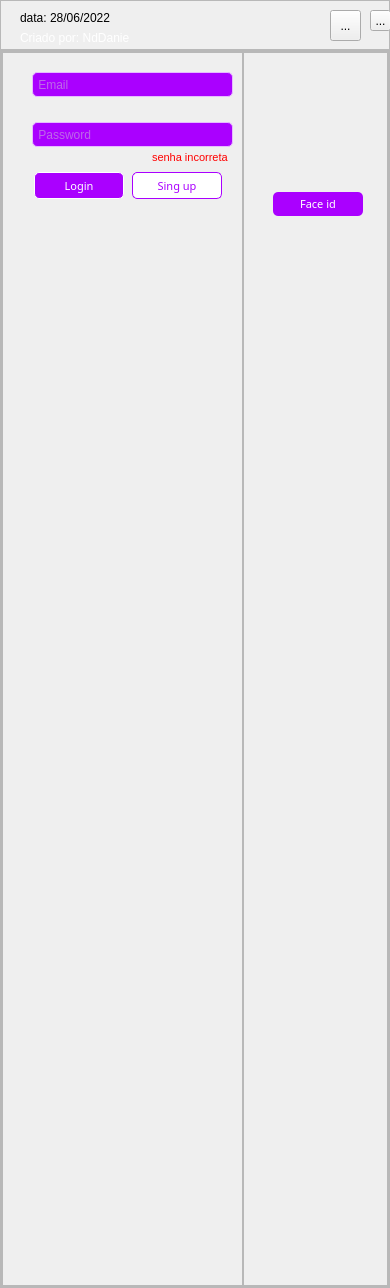
               <widget class="QWidget" name="page_login">
                <layout class="QVBoxLayout" name="verticalLayout">
                 <property name="spacing">
                  <number>0</number>
                 </property>
                 <property name="leftMargin">
                  <number>0</number>
                 </property>
                 <property name="topMargin">
                  <number>0</number>
                 </property>
                 <property name="rightMargin">
                  <number>0</number>
                 </property>
                 <property name="bottomMargin">
                  <number>0</number>
                 </property>
                 <item>
                  <widget class="QFrame" name="title_login">
                   <property name="minimumSize">
                    <size>
                     <width>0</width>
                     <height>50</height>
                    </size>
                   </property>
                   <property name="maximumSize">
                    <size>
                     <width>16777215</width>
                     <height>50</height>
                    </size>
                   </property>
                   <property name="frameShape">
                    <enum>QFrame::StyledPanel</enum>
                   </property>
                   <property name="frameShadow">
                    <enum>QFrame::Raised</enum>
                   </property>
                   <widget class="QToolButton" name="fechar_3">
                    <property name="geometry">
                     <rect>
                      <x>370</x>
                      <y>10</y>
                      <width>21</width>
                      <height>21</height>
                     </rect>
                    </property>
                    <property name="toolTip">
                     <string>&lt;html&gt;&lt;head/&gt;&lt;body&gt;&lt;p&gt;&lt;span style=&quot; color:#ffffff;&quot;&gt;Fechar&lt;/span&gt;&lt;/p&gt;&lt;/body&gt;&lt;/html&gt;</string>
                    </property>
                    <property name="styleSheet">
                     <string notr="true">QToolButton:hover{
	background-color: rgb(170, 0, 255);
	border-radius:10px;
}
QToolButton:pressed{
	background-color: rgb(170, 85, 255);
	border-radius:10px;
}</string>
                    </property>
                    <property name="text">
                     <string>...</string>
                    </property>
                    <property name="icon">
                     <iconset>
                      <normaloff>../img/cancel_512px.png</normaloff>../img/cancel_512px.png</iconset>
                    </property>
                    <property name="iconSize">
                     <size>
                      <width>20</width>
                      <height>20</height>
                     </size>
                    </property>
                   </widget>
                   <widget class="QLabel" name="criadoPor_2">
                    <property name="geometry">
                     <rect>
                      <x>20</x>
                      <y>30</y>
                      <width>110</width>
                      <height>16</height>
                     </rect>
                    </property>
                    <property name="styleSheet">
                     <string notr="true">color:#ffffff;
</string>
                    </property>
                    <property name="text">
                     <string>Criado por: NdDaniel</string>
                    </property>
                   </widget>
                   <widget class="QLabel" name="data_2">
                    <property name="geometry">
                     <rect>
                      <x>20</x>
                      <y>10</y>
                      <width>91</width>
                      <height>16</height>
                     </rect>
                    </property>
                    <property name="whatsThis">
                     <string/>
                    </property>
                    <property name="styleSheet">
                     <string notr="true"/>
                    </property>
                    <property name="text">
                     <string>&lt;html&gt;&lt;head/&gt;&lt;body&gt;&lt;p&gt;&lt;span style=&quot; color:#dcbbff;&quot;&gt;data:  &lt;/span&gt;&lt;span style=&quot; color:#c297ff;&quot;/&gt;&lt;span style=&quot; color:#ffffff;&quot;&gt;28/06/2022&lt;/span&gt;&lt;/p&gt;&lt;/body&gt;&lt;/html&gt;</string>
                    </property>
                   </widget>
                   <widget class="QToolButton" name="camera_2">
                    <property name="geometry">
                     <rect>
                      <x>330</x>
                      <y>10</y>
                      <width>31</width>
                      <height>31</height>
                     </rect>
                    </property>
                    <property name="toolTip">
                     <string>&lt;html&gt;&lt;head/&gt;&lt;body&gt;&lt;p&gt;&lt;span style=&quot; color:#ffffff;&quot;&gt;WebCamOFF&lt;/span&gt;&lt;/p&gt;&lt;/body&gt;&lt;/html&gt;</string>
                    </property>
                    <property name="styleSheet">
                     <string notr="true">QToolButton:hover{
	background-color: rgb(170, 0, 255);
	border-radius:10px;
}
QToolButton:pressed{
	background-color: rgb(170, 85, 255);
	border-radius:10px;
}</string>
                    </property>
                    <property name="text">
                     <string>...</string>
                    </property>
                    <property name="icon">
                     <iconset>
                      <normaloff>../img/Instagram_90px.png</normaloff>../img/Instagram_90px.png</iconset>
                    </property>
                    <property name="iconSize">
                     <size>
                      <width>100</width>
                      <height>200</height>
                     </size>
                    </property>
                   </widget>
                  </widget>
                 </item>
                 <item>
                  <widget class="QFrame" name="container_login">
                   <property name="minimumSize">
                    <size>
                     <width>261</width>
                     <height>0</height>
                    </size>
                   </property>
                   <property name="styleSheet">
                    <string notr="true"/>
                   </property>
                   <property name="frameShape">
                    <enum>QFrame::StyledPanel</enum>
                   </property>
                   <property name="frameShadow">
                    <enum>QFrame::Raised</enum>
                   </property>
                   <layout class="QHBoxLayout" name="horizontalLayout_2">
                    <property name="spacing">
                     <number>0</number>
                    </property>
                    <property name="leftMargin">
                     <number>0</number>
                    </property>
                    <property name="topMargin">
                     <number>0</number>
                    </property>
                    <property name="rightMargin">
                     <number>0</number>
                    </property>
                    <property name="bottomMargin">
                     <number>0</number>
                    </property>
                    <item>
                     <widget class="QFrame" name="container_login2">
                      <property name="frameShape">
                       <enum>QFrame::StyledPanel</enum>
                      </property>
                      <property name="frameShadow">
                       <enum>QFrame::Raised</enum>
                      </property>
                      <layout class="QHBoxLayout" name="horizontalLayout_5">
                       <property name="spacing">
                        <number>0</number>
                       </property>
                       <property name="leftMargin">
                        <number>0</number>
                       </property>
                       <property name="topMargin">
                        <number>0</number>
                       </property>
                       <property name="rightMargin">
                        <number>0</number>
                       </property>
                       <property name="bottomMargin">
                        <number>0</number>
                       </property>
                       <item alignment="Qt::AlignLeft">
                        <widget class="QFrame" name="login">
                         <property name="minimumSize">
                          <size>
                           <width>241</width>
                           <height>1234</height>
                          </size>
                         </property>
                         <property name="maximumSize">
                          <size>
                           <width>241</width>
                           <height>1234</height>
                          </size>
                         </property>
                         <property name="frameShape">
                          <enum>QFrame::StyledPanel</enum>
                         </property>
                         <property name="frameShadow">
                          <enum>QFrame::Raised</enum>
                         </property>
                         <widget class="QLineEdit" name="senha_login">
                          <property name="geometry">
                           <rect>
                            <x>30</x>
                            <y>20</y>
                            <width>201</width>
                            <height>25</height>
                           </rect>
                          </property>
                          <property name="styleSheet">
                           <string notr="true">QLineEdit{
background-color: rgb(170, 0, 255);
border:1px solid rgb(230, 187, 255);
border-radius:5px;
color: rgb(208, 208, 208)
}


QLineEdit:hover{
background-color: rgb(170, 0, 255);
border:2px solid rgb(230, 187, 255);
border-radius:5px;}

QLineEdit:focus{
background-color: rgb(130, 0, 195);
border:2px solid rgb(230, 187, 255);
border-radius:5px;
color: rgb(230, 187, 255);}</string>
                          </property>
                          <property name="echoMode">
                           <enum>QLineEdit::Normal</enum>
                          </property>
                          <property name="alignment">
                           <set>Qt::AlignLeading|Qt::AlignLeft|Qt::AlignVCenter</set>
                          </property>
                          <property name="placeholderText">
                           <string> Email</string>
                          </property>
                         </widget>
                         <widget class="QPushButton" name="sengup">
                          <property name="geometry">
                           <rect>
                            <x>130</x>
                            <y>120</y>
                            <width>90</width>
                            <height>27</height>
                           </rect>
                          </property>
                          <property name="font">
                           <font>
                            <family>Segoe UI Semibold</family>
                            <pointsize>8</pointsize>
                           </font>
                          </property>
                          <property name="toolTip">
                           <string>&lt;html&gt;&lt;head/&gt;&lt;body&gt;&lt;p&gt;&lt;br/&gt;&lt;/p&gt;&lt;/body&gt;&lt;/html&gt;</string>
                          </property>
                          <property name="styleSheet">
                           <string notr="true">QPushButton{
color: rgb(170, 0, 255);
background-color: rgb(255, 255, 255);
border-radius:5px;
border: 1.3px solid rgb(170, 0, 255);
}
QPushButton:hover{
color:rgb(255, 255, 255);
background-color:rgb(170, 0, 255);
border-radius:5px;
border: 2px solid rgb(170, 0, 255)
}
QPushButton:pressed{
color: rgb(170, 0, 255);
background-color: rgb(255, 255, 255);
border-radius:5px;
border: 1.3px solid rgb(170, 0, 255);
}

QToolTip{
background-color: rgb(170, 85, 255);
border-radius:3px;
border:3px solid rgb(255, 255, 255);
}</string>
                          </property>
                          <property name="text">
                           <string>Sing up</string>
                          </property>
                         </widget>
                         <widget class="QPushButton" name="login_btn">
                          <property name="geometry">
                           <rect>
                            <x>32</x>
                            <y>120</y>
                            <width>90</width>
                            <height>27</height>
                           </rect>
                          </property>
                          <property name="font">
                           <font>
                            <family>Segoe UI Semibold</family>
                            <pointsize>8</pointsize>
                           </font>
                          </property>
                          <property name="toolTip">
                           <string>&lt;html&gt;&lt;head/&gt;&lt;body&gt;&lt;p&gt;&lt;br/&gt;&lt;/p&gt;&lt;/body&gt;&lt;/html&gt;</string>
                          </property>
                          <property name="styleSheet">
                           <string notr="true">QPushButton{
color:#ffffff;
background-color: rgb(170, 0, 255);
border-radius:5px;
border: 1.3px solid rgb(255, 255, 255);
}
QPushButton:hover{
color:#aa00ff;
background-color: rgb(255, 255, 255);
border-radius:5px;
border: 2px solid rgb(255, 255, 255);
}
QPushButton:pressed{
color:#ffffff;
background-color: rgb(170, 0, 255);
border-radius:5px;
}

QToolTip{
background-color: rgb(170, 85, 255);
border-radius:3px;
border:3px solid rgb(255, 255, 255);
}</string>
                          </property>
                          <property name="text">
                           <string>Login</string>
                          </property>
                         </widget>
                         <widget class="QLineEdit" name="password">
                          <property name="geometry">
                           <rect>
                            <x>30</x>
                            <y>70</y>
                            <width>201</width>
                            <height>25</height>
                           </rect>
                          </property>
                          <property name="styleSheet">
                           <string notr="true">QLineEdit{
background-color: rgb(170, 0, 255);
border:1px solid rgb(230, 187, 255);
border-radius:5px;
color: rgb(208, 208, 208)
}


QLineEdit:hover{
background-color: rgb(170, 0, 255);
border:2px solid rgb(230, 187, 255);
border-radius:5px;}

QLineEdit:focus{
background-color: rgb(130, 0, 195);
border:2px solid rgb(230, 187, 255);
border-radius:5px;
color: rgb(230, 187, 255);}</string>
                          </property>
                          <property name="echoMode">
                           <enum>QLineEdit::Password</enum>
                          </property>
                          <property name="alignment">
                           <set>Qt::AlignLeading|Qt::AlignLeft|Qt::AlignVCenter</set>
                          </property>
                          <property name="placeholderText">
                           <string> Password</string>
                          </property>
                         </widget>
                         <widget class="QLabel" name="senhaIncorreta_2">
                          <property name="geometry">
                           <rect>
                            <x>150</x>
                            <y>100</y>
                            <width>81</width>
                            <height>10</height>
                           </rect>
                          </property>
                          <property name="font">
                           <font>
                            <pointsize>8</pointsize>
                           </font>
                          </property>
                          <property name="styleSheet">
                           <string notr="true">color: rgb(255, 0, 0);</string>
                          </property>
                          <property name="text">
                           <string>senha incorreta</string>
                          </property>
                         </widget>
                        </widget>
                       </item>
                       <item>
                        <widget class="QFrame" name="zone_logo_2">
                         <property name="minimumSize">
                          <size>
                           <width>145</width>
                           <height>0</height>
                          </size>
                         </property>
                         <property name="maximumSize">
                          <size>
                           <width>145</width>
                           <height>12345</height>
                          </size>
                         </property>
                         <property name="frameShape">
                          <enum>QFrame::StyledPanel</enum>
                         </property>
                         <property name="frameShadow">
                          <enum>QFrame::Raised</enum>
                         </property>
                         <widget class="QLabel" name="logoPrincipal_login">
                          <property name="geometry">
                           <rect>
                            <x>20</x>
                            <y>0</y>
                            <width>111</width>
                            <height>111</height>
                           </rect>
                          </property>
                          <property name="styleSheet">
                           <string notr="true"/>
                          </property>
                          <property name="text">
                           <string/>
                          </property>
                          <property name="pixmap">
                           <pixmap>../img/logoAu.png</pixmap>
                          </property>
                          <property name="alignment">
                           <set>Qt::AlignCenter</set>
                          </property>
                         </widget>
                         <widget class="QPushButton" name="faceid_login_3">
                          <property name="geometry">
                           <rect>
                            <x>30</x>
                            <y>140</y>
                            <width>90</width>
                            <height>24</height>
                           </rect>
                          </property>
                          <property name="font">
                           <font>
                            <family>Segoe UI Semibold</family>
                            <pointsize>8</pointsize>
                           </font>
                          </property>
                          <property name="toolTip">
                           <string>&lt;html&gt;&lt;head/&gt;&lt;body&gt;&lt;p&gt;Alterar a froma de login&lt;/p&gt;&lt;/body&gt;&lt;/html&gt;</string>
                          </property>
                          <property name="styleSheet">
                           <string notr="true">QPushButton{
color:#ffffff;
background-color: rgb(170, 0, 255);
border-radius:5px;
}
QPushButton:hover{
color:#ffffff;
background-color: rgb(149, 0, 223);
border-radius:5px;
}
QPushButton:pressed{
color:#ffffff;
background-color: rgb(170, 0, 255);
border-radius:5px;
}

QToolTip{
background-color: rgb(170, 85, 255);
border-radius:3px;
border:3px solid rgb(255, 255, 255);
}</string>
                          </property>
                          <property name="text">
                           <string>Face id</string>
                          </property>
                         </widget>
                        </widget>
                       </item>
                      </layout>
                     </widget>
                    </item>
                    <item>
                     <widget class="QFrame" name="singup">
                      <property name="minimumSize">
                       <size>
                        <width>0</width>
                        <height>0</height>
                       </size>
                      </property>
                      <property name="maximumSize">
                       <size>
                        <width>0</width>
                        <height>16777215</height>
                       </size>
                      </property>
                      <property name="frameShape">
                       <enum>QFrame::StyledPanel</enum>
                      </property>
                      <property name="frameShadow">
                       <enum>QFrame::Raised</enum>
                      </property>
                      <widget class="QPushButton" name="login_btn_singup">
                       <property name="geometry">
                        <rect>
                         <x>30</x>
                         <y>130</y>
                         <width>90</width>
                         <height>27</height>
                        </rect>
                       </property>
                       <property name="font">
                        <font>
                         <family>Segoe UI Semibold</family>
                         <pointsize>8</pointsize>
                        </font>
                       </property>
                       <property name="toolTip">
                        <string>&lt;html&gt;&lt;head/&gt;&lt;body&gt;&lt;p&gt;&lt;br/&gt;&lt;/p&gt;&lt;/body&gt;&lt;/html&gt;</string>
                       </property>
                       <property name="styleSheet">
                        <string notr="true">QPushButton{
color:#ffffff;
background-color: rgb(170, 0, 255);
border-radius:5px;
border: 1.3px solid rgb(255, 255, 255);
}
QPushButton:hover{
color:#aa00ff;
background-color: rgb(255, 255, 255);
border-radius:5px;
border: 2px solid rgb(255, 255, 255);
}
QPushButton:pressed{
color:#ffffff;
background-color: rgb(170, 0, 255);
border-radius:5px;
}
</string>
                       </property>
                       <property name="text">
                        <string>Login</string>
                       </property>
                      </widget>
                      <widget class="QLineEdit" name="email_singup">
                       <property name="geometry">
                        <rect>
                         <x>20</x>
                         <y>10</y>
                         <width>201</width>
                         <height>25</height>
                        </rect>
                       </property>
                       <property name="styleSheet">
                        <string notr="true">QLineEdit{
background-color: rgb(170, 0, 255);
border:1px solid rgb(230, 187, 255);
border-radius:5px;
color: rgb(208, 208, 208)
}


QLineEdit:hover{
background-color: rgb(170, 0, 255);
border:2px solid rgb(230, 187, 255);
border-radius:5px;}

QLineEdit:focus{
background-color: rgb(130, 0, 195);
border:2px solid rgb(230, 187, 255);
border-radius:5px;
color: rgb(230, 187, 255);}</string>
                       </property>
                       <property name="echoMode">
                        <enum>QLineEdit::Normal</enum>
                       </property>
                       <property name="alignment">
                        <set>Qt::AlignLeading|Qt::AlignLeft|Qt::AlignVCenter</set>
                       </property>
                       <property name="placeholderText">
                        <string> Email</string>
                       </property>
                      </widget>
                      <widget class="QPushButton" name="singup_singup">
                       <property name="geometry">
                        <rect>
                         <x>130</x>
                         <y>130</y>
                         <width>90</width>
                         <height>27</height>
                        </rect>
                       </property>
                       <property name="font">
                        <font>
                         <family>Segoe UI Semibold</family>
                         <pointsize>8</pointsize>
                        </font>
                       </property>
                       <property name="toolTip">
                        <string>&lt;html&gt;&lt;head/&gt;&lt;body&gt;&lt;p&gt;&lt;br/&gt;&lt;/p&gt;&lt;/body&gt;&lt;/html&gt;</string>
                       </property>
                       <property name="styleSheet">
                        <string notr="true">QPushButton{
color: rgb(170, 0, 255);
background-color: rgb(255, 255, 255);
border-radius:5px;
border: 1.3px solid rgb(170, 0, 255);
}
QPushButton:hover{
color:rgb(255, 255, 255);
background-color:rgb(170, 0, 255);
border-radius:5px;
border: 2px solid rgb(170, 0, 255)
}
QPushButton:pressed{
color: rgb(170, 0, 255);
background-color: rgb(255, 255, 255);
border-radius:5px;
border: 1.3px solid rgb(170, 0, 255);
}

</string>
                       </property>
                       <property name="text">
                        <string>Sing up</string>
                       </property>
                      </widget>
                      <widget class="QLineEdit" name="password1">
                       <property name="geometry">
                        <rect>
                         <x>20</x>
                         <y>50</y>
                         <width>201</width>
                         <height>25</height>
                        </rect>
                       </property>
                       <property name="styleSheet">
                        <string notr="true">QLineEdit{
background-color: rgb(170, 0, 255);
border:1px solid rgb(230, 187, 255);
border-radius:5px;
color: rgb(208, 208, 208)
}


QLineEdit:hover{
background-color: rgb(170, 0, 255);
border:2px solid rgb(230, 187, 255);
border-radius:5px;}

QLineEdit:focus{
background-color: rgb(130, 0, 195);
border:2px solid rgb(230, 187, 255);
border-radius:5px;
color: rgb(230, 187, 255);}</string>
                       </property>
                       <property name="echoMode">
                        <enum>QLineEdit::Password</enum>
                       </property>
                       <property name="alignment">
                        <set>Qt::AlignLeading|Qt::AlignLeft|Qt::AlignVCenter</set>
                       </property>
                       <property name="placeholderText">
                        <string> Password</string>
                       </property>
                      </widget>
                      <widget class="QLineEdit" name="password2">
                       <property name="geometry">
                        <rect>
                         <x>20</x>
                         <y>90</y>
                         <width>201</width>
                         <height>25</height>
                        </rect>
                       </property>
                       <property name="styleSheet">
                        <string notr="true">QLineEdit{
background-color: rgb(170, 0, 255);
border:1px solid rgb(230, 187, 255);
border-radius:5px;
color: rgb(208, 208, 208)
}


QLineEdit:hover{
background-color: rgb(170, 0, 255);
border:2px solid rgb(230, 187, 255);
border-radius:5px;}

QLineEdit:focus{
background-color: rgb(130, 0, 195);
border:2px solid rgb(230, 187, 255);
border-radius:5px;
color: rgb(230, 187, 255);}</string>
                       </property>
                       <property name="echoMode">
                        <enum>QLineEdit::Password</enum>
                       </property>
                       <property name="alignment">
                        <set>Qt::AlignLeading|Qt::AlignLeft|Qt::AlignVCenter</set>
                       </property>
                       <property name="placeholderText">
                        <string> Repeat-password</string>
                       </property>
                      </widget>
                      <widget class="QLabel" name="senhaIncorreta_3">
                       <property name="geometry">
                        <rect>
                         <x>135</x>
                         <y>117</y>
                         <width>81</width>
                         <height>10</height>
                        </rect>
                       </property>
                       <property name="font">
                        <font>
                         <pointsize>8</pointsize>
                        </font>
                       </property>
                       <property name="styleSheet">
                        <string notr="true">color: rgb(255, 0, 0);</string>
                       </property>
                       <property name="text">
                        <string>senha incorreta</string>
                       </property>
                      </widget>
                     </widget>
                    </item>
                   </layout>
                  </widget>
                 </item>
                </layout>
               </widget>
